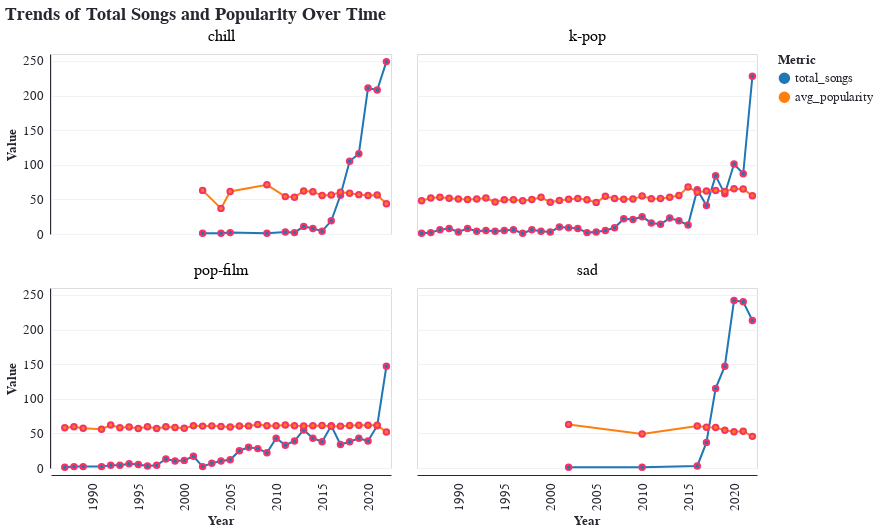

Here is the notebook cell this chart was saved with:
### Code cell
# facet chart
genres_of_interest = ['chill', 'sad', 'k-pop', 'pop-film']
filtered_data = data[data['track_genre'].isin(genres_of_interest)].copy()

filtered_data['release_year'] = pd.to_datetime(filtered_data['release_date'], errors='coerce').dt.year

summary = filtered_data.groupby(['release_year', 'track_genre']).agg(
    total_songs=('track_id', 'count'),
    avg_popularity=('popularity', 'mean')
).reset_index()

melted = summary.melt(id_vars=['release_year', 'track_genre'], 
                      value_vars=['total_songs', 'avg_popularity'], 
                      var_name='metric', value_name='value')

# line chart
chart = alt.Chart(melted).mark_line(point=True).encode(
    x=alt.X('release_year:O', title='Year', axis=alt.Axis(values=list(range(1985, 2022, 5)))),
    y=alt.Y('value:Q', title='Value'),
    color=alt.Color('metric:N', title='Metric', scale=alt.Scale(domain=['total_songs', 'avg_popularity'], range=['#1f77b4', '#ff7f0e'])
),
    # tooltip=['release_year', 'track_genre', 'metric', 'value']
    tooltip=[
        alt.Tooltip('release_year:O', title='Year'),
        alt.Tooltip('track_genre:N', title='Genre'),
        alt.Tooltip('metric:N', title='Metric'),
        alt.Tooltip('value:Q', title='Value')
    ]
).properties(
    title='Trends of Total Songs and Popularity Over Time',
    width=340,
    height=180
).facet(
    alt.Facet(
        'track_genre:N', title=None
    ), columns=2, title = 'Trends of Total Songs and Popularity Over Time'
)
chart

### Figure 1 — Vega-Lite specification as saved in the notebook (floating-point values rounded to 4 significant figures; data arrays with more than 128 entries replaced by an {"elided": "..."} marker saying what was removed)
{"config": {"arc": {"fill": "#F63366"}, "area": {"fill": "#F63366"}, "circle": {"fill": "#F63366", "stroke": "#262730", "strokeWidth": 0.5}, "line": {"stroke": "#F63366"}, "path": {"stroke": "#F63366"}, "point": {"stroke": "#F63366"}, "rect": {"fill": "#F63366"}, "shape": {"stroke": "#F63366"}, "symbol": {"fill": "#F63366"}, "title": {"font": "IBM Plex Mono", "color": "#262730", "fontSize": 17.6, "anchor": "start"}, "subtitle": {"font": "IBM Plex Mono", "color": "#262730", "fontSize": 18, "anchor": "start"}, "axis": {"titleFont": "IBM Plex Mono", "titleColor": "#262730", "titleFontSize": 12.8, "labelFont": "IBM Plex Mono", "labelColor": "#262730", "labelFontSize": 12.8, "gridColor": "#f0f2f6", "domainColor": "#262730", "tickColor": "#fff"}, "header": {"labelFont": "IBM Plex Mono", "titleFont": "IBM Plex Mono", "labelFontSize": 16, "titleFontSize": 16}, "legend": {"titleFont": "IBM Plex Mono", "titleColor": "#262730", "titleFontSize": 12.8, "labelFont": "IBM Plex Mono", "labelColor": "#262730", "labelFontSize": 12.8}, "range": {"category": ["#fcca46", "#fe7f2d", "#233d4d", "#a1c181", "#717744", "#00798c"], "diverging": ["#850018", "#cd1549", "#f6618d", "#fbafc4", "#f5f5f5", "#93c5fe", "#5091e6", "#1d5ebd", "#002f84"], "heatmap": ["#ffb5d4", "#ff97b8", "#ff7499", "#fc4c78", "#ec245f", "#d2004b", "#b10034", "#91001f", "#720008"], "ramp": ["#ffb5d4", "#ff97b8", "#ff7499", "#fc4c78", "#ec245f", "#d2004b", "#b10034", "#91001f", "#720008"], "ordinal": ["#ffb5d4", "#ff97b8", "#ff7499", "#fc4c78", "#ec245f", "#d2004b", "#b10034", "#91001f", "#720008"]}}, "data": {"name": "data-510fb809a2a14c2bad133406e0e6374a"}, "facet": {"field": "track_genre", "title": null, "type": "nominal"}, "spec": {"mark": {"type": "line", "point": true}, "encoding": {"color": {"field": "metric", "scale": {"domain": ["total_songs", "avg_popularity"], "range": ["#1f77b4", "#ff7f0e"]}, "title": "Metric", "type": "nominal"}, "tooltip": [{"field": "release_year", "title": "Year", "type": "ordinal"}, {"field": "track_genre", "title": "Genre", "type": "nominal"}, {"field": "metric", "title": "Metric", "type": "nominal"}, {"field": "value", "title": "Value", "type": "quantitative"}], "x": {"axis": {"values": [1985, 1990, 1995, 2000, 2005, 2010, 2015, 2020]}, "field": "release_year", "title": "Year", "type": "ordinal"}, "y": {"field": "value", "title": "Value", "type": "quantitative"}}, "height": 180, "title": "Trends of Total Songs and Popularity Over Time", "width": 340}, "columns": 2, "title": "Trends of Total Songs and Popularity Over Time", "$schema": "https://vega.github.io/schema/vega-lite/v5.20.1.json", "datasets": {"data-510fb809a2a14c2bad133406e0e6374a": {"elided": "194 records"}}}
